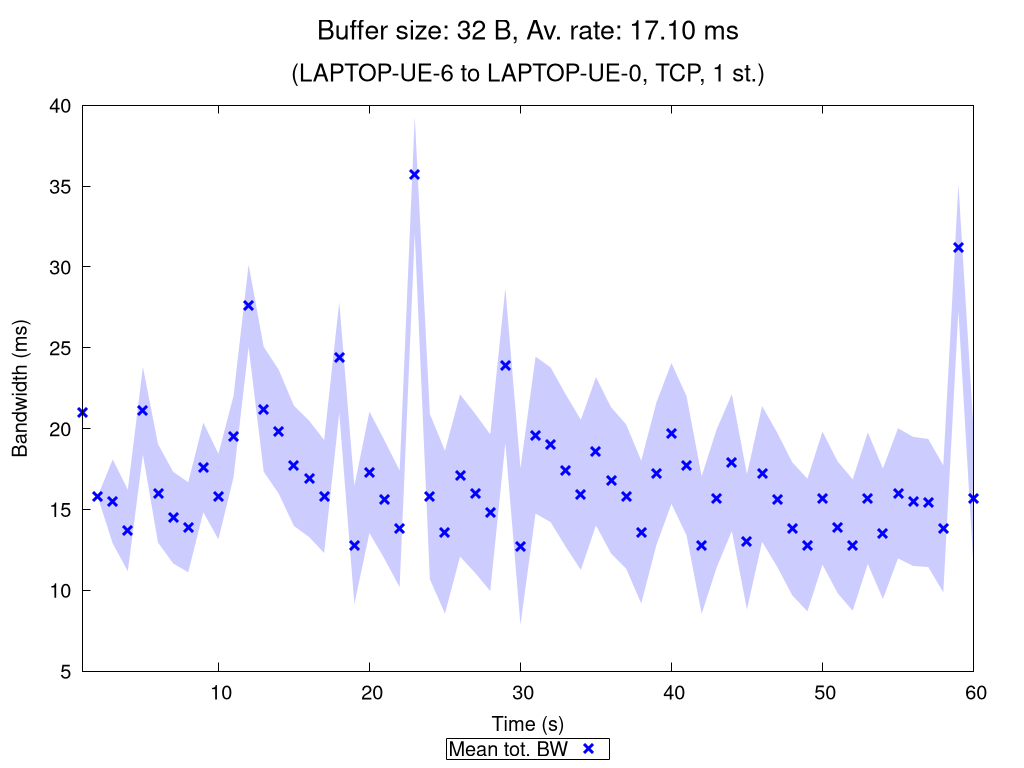

This chart was generated by the following gnuplot code:
set terminal pngcairo nocrop enhanced size 1024,768 font "Verdana,15"
set output "TCP_1_st_2020_11_06_01-06-41_two2one_00032B.png"

set title "{/=20 Buffer size: 32 B, Av. rate: 17.10 ms}\n\n{/=18 (LAPTOP-UE-6 to LAPTOP-UE-0, TCP, 1 st.)}"

set xlabel "Time (s)"
set ylabel "Bandwidth (ms)"
set ytics nomirror
set key bmargin center horizontal box samplen 1 width -1
set bmargin 4.6
set rmargin 4.5

rf = 1.0  # rate factor
set style fill transparent solid 0.2 noborder
set autoscale xfix
plot "TCP_1_st_2020_11_06_01-06-41_two2one_00032B_iperf_processed.dat" using 1:($2/rf-$3/rf):($2/rf+$3/rf) with filledcurves lc rgb "blue" notitle, \
     "" using 1:($2/rf) with points pt 2 ps 1.5 lw 3 lc rgb "blue" title "Mean tot. BW", \
